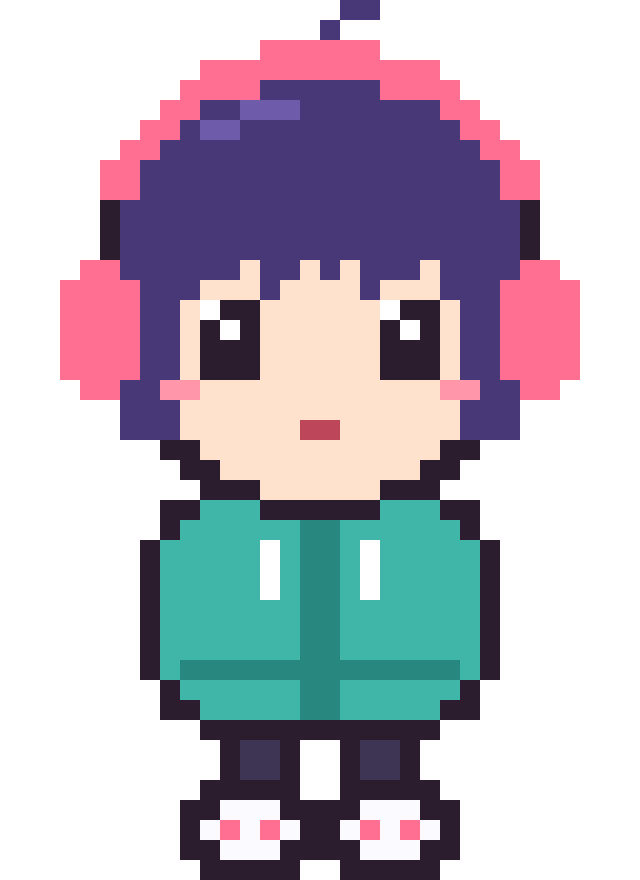
#> input picture characters/piko/idle/idle_01.png, 640 x 880 px, found by its file name; its folder holds only this picture in this run
$ python add_frames.py ../characters/piko/idle ../characters/piko/idle/idle_01.png ../characters/piko/idle/idle_01.png
#> lines starting #> are read from the running program, lines starting #| are printed output that depends on the picture; after the words box and inside, x2 and y2 are one past the last pixel; in counts of white or black regions, pixels touching at a corner belong together
"""Add a new animation (e.g. a walk cycle) to an existing character pack.

The pictures can be any size, on a plain background. Each one is cut out, scaled
so she is exactly as tall as in her idle picture, stood on the same floor line,
and moved sideways so her head stays where it is in idle (a steady head is what
stops a walk cycle from wobbling).

    python tools/add_frames.py characters/yuki walk walk1.png walk2.png walk3.png walk4.png --fps 7

Writes characters/yuki/walk/walk_01.png ... and the speed into character.json.
Draw walk frames facing RIGHT: DeskMate flips them when she walks left.
"""

from __future__ import annotations

import argparse
import json
import sys
from pathlib import Path

import numpy as np
from PIL import Image

sys.path.insert(0, str(Path(__file__).resolve().parent))
from prepare_character import (  # noqa: E402
    background_colour, clean_alpha, cut_out, decontaminate, load_rgb, resize_premultiplied, to_rgba8,
)


def body_box(alpha: np.ndarray) -> tuple[int, int]:
    """Top of her hair and the bottom of her lowest foot (rows)."""
    rows = np.where((alpha > 0.5).sum(axis=1) > 2)[0]
    return int(rows.min()), int(rows.max())


def head_centre_x(alpha: np.ndarray, top: int, height: int) -> float:
    """Middle of her head, measured on the top 12% of her body (hair only, no ponytail tip)."""
    band = alpha[top: top + max(4, int(0.12 * height))] > 0.5
    cols = np.where(band.any(axis=0))[0]
    return (cols.min() + cols.max()) / 2.0


def main(argv=None) -> int:
    parser = argparse.ArgumentParser(description=__doc__, formatter_class=argparse.RawDescriptionHelpFormatter)
    parser.add_argument("pack", type=Path, help="character folder, e.g. characters/yuki")
    parser.add_argument("animation", help="animation name, e.g. walk")
    parser.add_argument("pictures", nargs="+", type=Path, help="frames in order")
    parser.add_argument("--fps", type=float, help="frames per second for this animation")
    parser.add_argument("--preview", type=Path, help="also save a strip of idle + all frames here")
    args = parser.parse_args(argv)

    idle = np.asarray(Image.open(args.pack / "idle" / "idle_01.png").convert("RGBA"), np.float32) / 255.0
    canvas_h, canvas_w = idle.shape[:2]
#> canvas_h = 880; canvas_w = 640
    i_top, i_bottom = body_box(idle[..., 3])
#> in body_box, `rows = np.where((alpha > 0.5).sum(axis=1) > 2)[0]`: rows = 880 values from 0 to 879
#> i_top = 0; i_bottom = 879
    i_height = i_bottom - i_top
#> i_height = 879
    i_head = head_centre_x(idle[..., 3], i_top, i_height)
#> in head_centre_x, `band = alpha[top: top + max(4, int(0.12 * height))] > 0.5`:
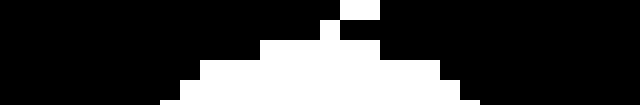
#> band: shape (105, 640) bool; 23.2% white; 1 white region, box (x1, y1, x2, y2) and area: (160, 0, 480, 105) 15600
#> in head_centre_x, `cols = np.where(band.any(axis=0))[0]`: cols = 320 values from 160 to 479
#> i_head = 319.5

    from rembg import new_session

#> (the run stopped early here; a loop or call above may not have finished)
